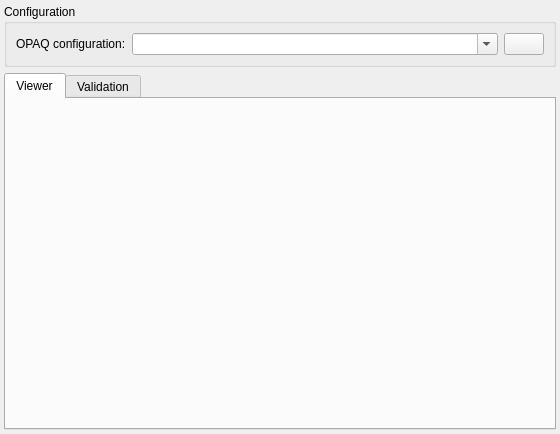
<?xml version="1.0" encoding="UTF-8"?>
<ui version="4.0">
 <class>OpaqView</class>
 <widget class="QWidget" name="OpaqView">
  <property name="geometry">
   <rect>
    <x>0</x>
    <y>0</y>
    <width>560</width>
    <height>434</height>
   </rect>
  </property>
  <property name="windowTitle">
   <string>Form</string>
  </property>
  <layout class="QGridLayout" name="gridLayout_2">
   <property name="leftMargin">
    <number>4</number>
   </property>
   <property name="topMargin">
    <number>4</number>
   </property>
   <property name="rightMargin">
    <number>4</number>
   </property>
   <property name="bottomMargin">
    <number>4</number>
   </property>
   <item row="0" column="0">
    <layout class="QVBoxLayout" name="verticalLayout">
     <item>
      <widget class="QGroupBox" name="configGroupBox">
       <property name="title">
        <string>Configuration</string>
       </property>
       <layout class="QHBoxLayout" name="horizontalLayout_2">
        <item>
         <layout class="QHBoxLayout" name="horizontalLayout">
          <item>
           <widget class="QLabel" name="configLabel">
            <property name="sizePolicy">
             <sizepolicy hsizetype="Minimum" vsizetype="Preferred">
              <horstretch>0</horstretch>
              <verstretch>0</verstretch>
             </sizepolicy>
            </property>
            <property name="text">
             <string>OPAQ configuration:</string>
            </property>
           </widget>
          </item>
          <item>
           <widget class="QComboBox" name="configPathCombo">
            <property name="sizePolicy">
             <sizepolicy hsizetype="Expanding" vsizetype="Fixed">
              <horstretch>0</horstretch>
              <verstretch>0</verstretch>
             </sizepolicy>
            </property>
            <property name="editable">
             <bool>true</bool>
            </property>
           </widget>
          </item>
          <item>
           <widget class="QPushButton" name="browseButton">
            <property name="text">
             <string notr="true"/>
            </property>
            <property name="icon">
             <iconset resource="../../build/opaq-x64-windows-static/src/ui/resources_qmlcache.qrc">
              <normaloff>:/data/browse.svg</normaloff>:/data/browse.svg</iconset>
            </property>
           </widget>
          </item>
         </layout>
        </item>
       </layout>
      </widget>
     </item>
    </layout>
   </item>
   <item row="1" column="0">
    <widget class="QTabWidget" name="tabWidget">
     <property name="tabShape">
      <enum>QTabWidget::Rounded</enum>
     </property>
     <property name="currentIndex">
      <number>0</number>
     </property>
     <widget class="opaq::OpaqViewer" name="viewerTab">
      <attribute name="title">
       <string>Viewer</string>
      </attribute>
     </widget>
     <widget class="opaq::OpaqValidation" name="validationTab">
      <attribute name="title">
       <string>Validation</string>
      </attribute>
     </widget>
    </widget>
   </item>
  </layout>
 </widget>
 <customwidgets>
  <customwidget>
   <class>opaq::OpaqViewer</class>
   <extends>QWidget</extends>
   <header>opaqviewer.h</header>
   <container>1</container>
  </customwidget>
  <customwidget>
   <class>opaq::OpaqValidation</class>
   <extends>QWidget</extends>
   <header>opaqvalidation.h</header>
   <container>1</container>
  </customwidget>
 </customwidgets>
 <resources>
  <include location="../../build/opaq-x64-windows-static/src/ui/resources_qmlcache.qrc"/>
 </resources>
 <connections/>
</ui>
